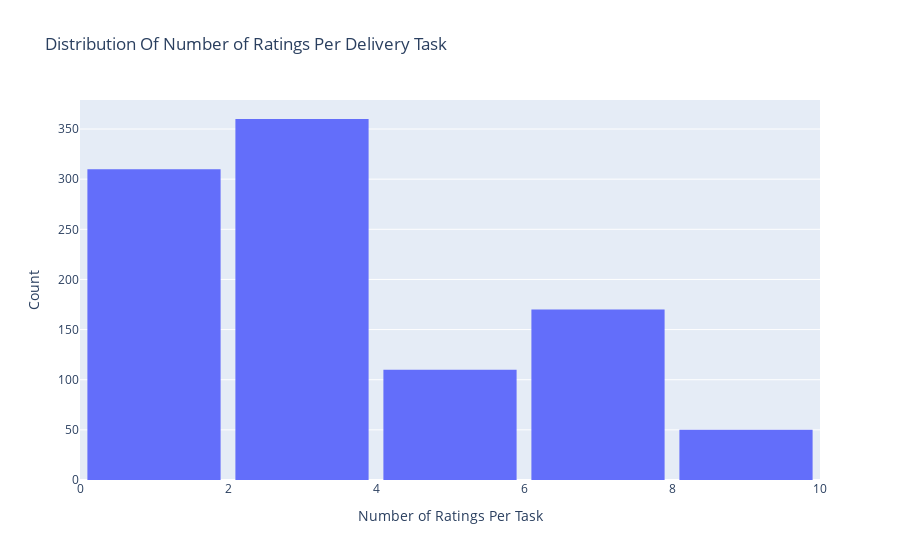
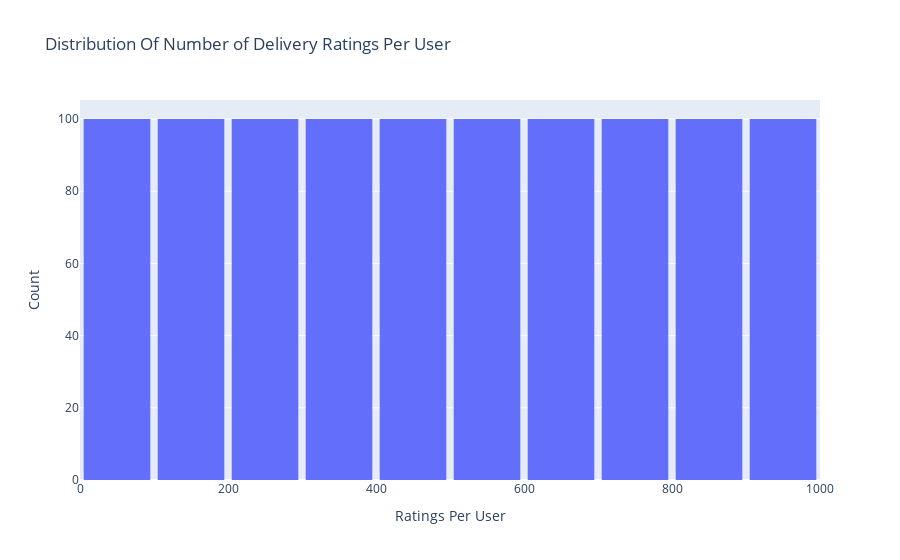

Notebook code cell kept with these figures, in order:
### Code cell
# Distribution of number of Ratings per task
# Create trace
trace = go.Histogram(x = combined_task_data.TaskId,
                     name = 'Ratings',
                     xbins = dict(start = 0,
                                  end = 1000,
                                  size = 2))
# Create layout
layout = go.Layout(title = 'Distribution Of Number of Ratings Per Delivery Task',
                   xaxis = dict(title = 'Number of Ratings Per Task'),
                   yaxis = dict(title = 'Count'),
                   bargap = 0.1)

# Create plot
fig = go.Figure(data=[trace], layout=layout)
iplot(fig)


# Distribution of Number of Ratings per user
# Create trace
trace = go.Histogram(x = combined_task_data.id,
                     name = 'Ratings',
                     xbins = dict(start = 0,
                                  end = 1000,
                                  size = 100))
# Create layout
layout = go.Layout(title = 'Distribution Of Number of Delivery Ratings Per User',
                   xaxis = dict(title = 'Ratings Per User'),
                   yaxis = dict(title = 'Count'),
                   bargap = 0.1)

# Create plot
fig = go.Figure(data=[trace], layout=layout)
iplot(fig)

### Figure 1 — Plotly figure (JSON) as saved in the notebook; plotly's stock layout.template omitted (floating-point values rounded to 4 significant figures; data arrays with more than 128 entries replaced by an {"elided": "..."} marker saying what was removed)
{"data": [{"name": "Ratings", "type": "histogram", "x": {"elided": "1000 int values"}, "xbins": {"end": 1000, "size": 2, "start": 0}}], "layout": {"bargap": 0.1, "title": {"text": "Distribution Of Number of Ratings Per Delivery Task"}, "xaxis": {"title": {"text": "Number of Ratings Per Task"}}, "yaxis": {"title": {"text": "Count"}}}}

### Figure 2 — Plotly figure (JSON) as saved in the notebook; plotly's stock layout.template omitted (floating-point values rounded to 4 significant figures; data arrays with more than 128 entries replaced by an {"elided": "..."} marker saying what was removed)
{"data": [{"name": "Ratings", "type": "histogram", "x": {"elided": "1000 int values"}, "xbins": {"end": 1000, "size": 100, "start": 0}}], "layout": {"bargap": 0.1, "title": {"text": "Distribution Of Number of Delivery Ratings Per User"}, "xaxis": {"title": {"text": "Ratings Per User"}}, "yaxis": {"title": {"text": "Count"}}}}
